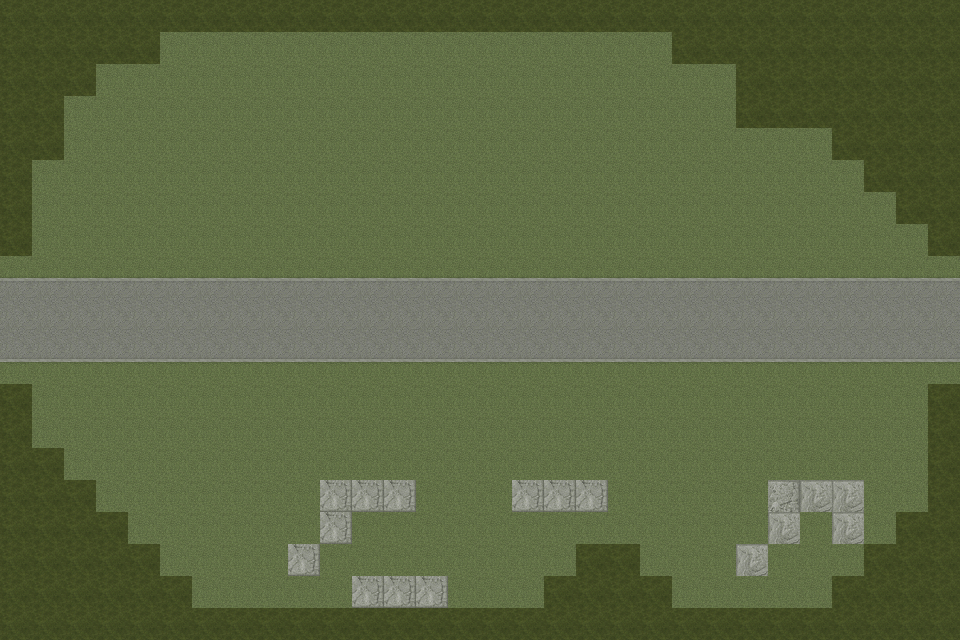

Tiled map render using the project's own tile images. Description and the whole map definition, tile-layer contents included, below:
An orthogonal 30x20 tile map with 32x32 px tiles, 1 tile layer (Capa de patrones 1).

<map version="1.9" tiledversion="1.9.0" orientation="orthogonal" renderorder="right-down" width="30" height="20" tilewidth="32" tileheight="32" infinite="0" nextlayerid="2" nextobjectid="1">
 <tileset firstgid="1" source="../tilesets/basic.tsx" />
 <layer id="1" name="Capa de patrones 1" width="30" height="20">
  <data encoding="csv">
4,4,4,4,4,4,4,4,4,4,4,4,4,4,4,4,4,4,4,4,4,4,4,4,4,4,4,4,4,4,
4,4,4,4,4,2,2,2,2,2,2,2,2,2,2,2,2,2,2,2,2,4,4,4,4,4,4,4,4,4,
4,4,4,2,2,2,2,2,2,2,2,2,2,2,2,2,2,2,2,2,2,2,2,4,4,4,4,4,4,4,
4,4,2,2,2,2,2,2,2,2,2,2,2,2,2,2,2,2,2,2,2,2,2,4,4,4,4,4,4,4,
4,4,2,2,2,2,2,2,2,2,2,2,2,2,2,2,2,2,2,2,2,2,2,2,2,2,4,4,4,4,
4,2,2,2,2,2,2,2,2,2,2,2,2,2,2,2,2,2,2,2,2,2,2,2,2,2,2,4,4,4,
4,2,2,2,2,2,2,2,2,2,2,2,2,2,2,2,2,2,2,2,2,2,2,2,2,2,2,2,4,4,
4,2,2,2,2,2,2,2,2,2,2,2,2,2,2,2,2,2,2,2,2,2,2,2,2,2,2,2,2,4,
38,38,38,38,38,38,38,38,38,38,38,38,38,38,38,38,38,38,38,38,38,38,38,38,38,38,38,38,38,38,
3,3,3,3,3,3,3,3,3,3,3,3,3,3,3,3,3,3,3,3,3,3,3,3,3,3,3,3,3,3,
3,3,3,3,3,3,3,3,3,3,3,3,3,3,3,3,3,3,3,3,3,3,3,3,3,3,3,3,3,3,
44,44,44,44,44,44,44,44,44,44,44,44,44,44,44,44,44,44,44,44,44,44,44,44,44,44,44,44,44,44,
4,2,2,2,2,2,2,2,2,2,2,2,2,2,2,2,2,2,2,2,2,2,2,2,2,2,2,2,2,4,
4,2,2,2,2,2,2,2,2,2,2,2,2,2,2,2,2,2,2,2,2,2,2,2,2,2,2,2,2,4,
4,4,2,2,2,2,2,2,2,2,2,2,2,2,2,2,2,2,2,2,2,2,2,2,2,2,2,2,2,4,
4,4,4,2,2,2,2,2,2,2,30,30,30,2,2,2,30,30,30,2,2,2,2,2,25,24,24,2,2,4,
4,4,4,4,2,2,2,2,2,2,30,2,2,2,2,2,2,2,2,2,2,2,2,2,24,2,24,2,4,4,
4,4,4,4,4,2,2,2,2,30,2,2,2,2,2,2,2,2,4,4,2,2,2,24,2,2,2,4,4,4,
4,4,4,4,4,4,2,2,2,2,2,30,30,30,2,2,2,4,4,4,4,2,2,2,2,2,4,4,4,4,
4,4,4,4,4,4,4,4,4,4,4,4,4,4,4,4,4,4,4,4,4,4,4,4,4,4,4,4,4,4
</data>
 </layer>
</map>
